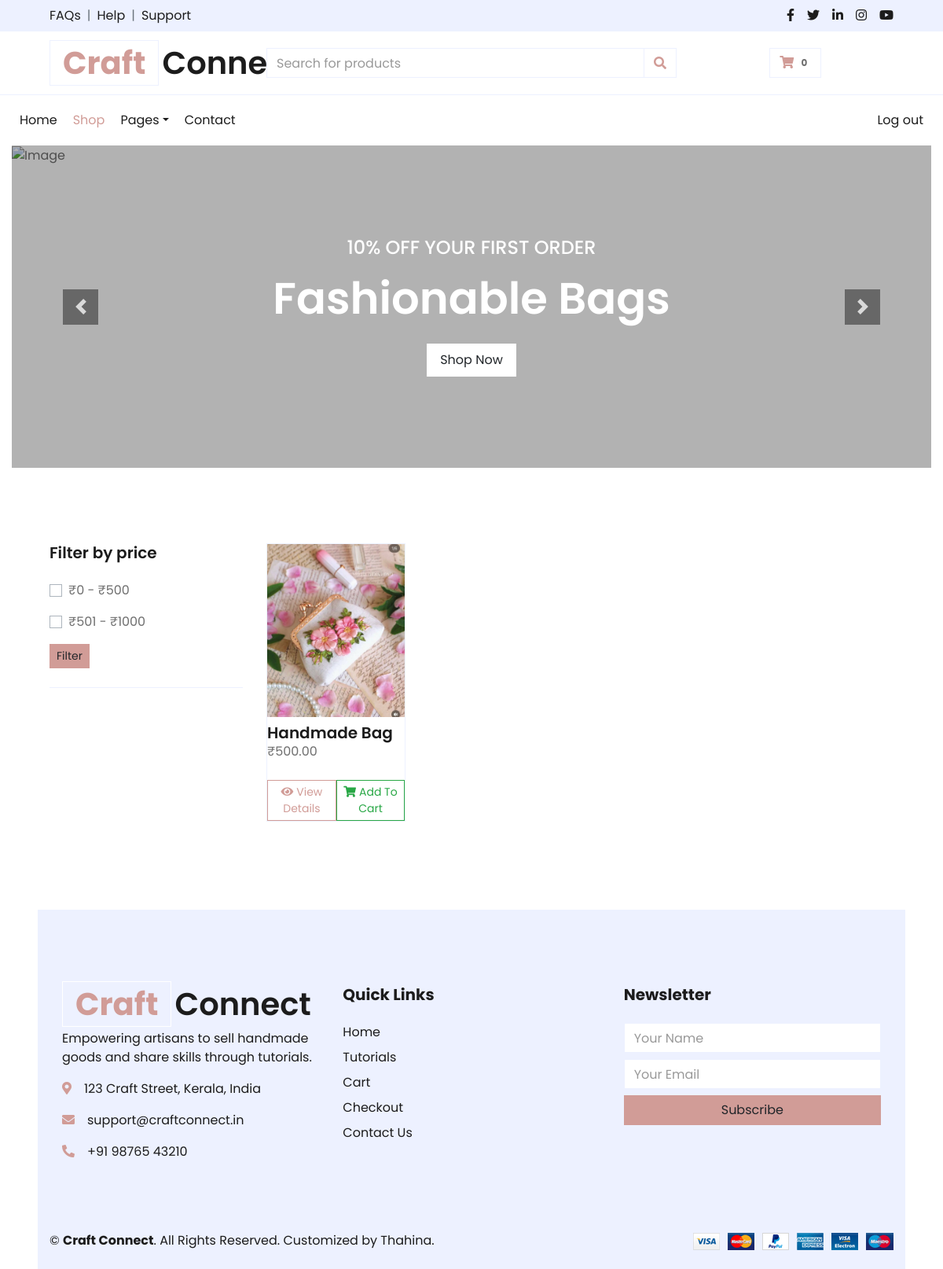
Screenshot of /home/bags.php with the database file from the repository.
### tables this page shows
CREATE TABLE `products` (
  `id` int(11) NOT NULL,
  `seller_id` int(11) NOT NULL,
  `name` varchar(100) NOT NULL,
  `description` text DEFAULT NULL,
  `category` varchar(50) NOT NULL,
  `price` decimal(10,2) NOT NULL,
  `stock` int(11) NOT NULL,
  `image_url` varchar(255) DEFAULT NULL,
  `created_at` datetime DEFAULT current_timestamp()
);

### home/bags.php (the view, shortened to what this page needs)
<?php
$conn = new mysqli("localhost", "root", "", "craftconnect");
$category = 'Bags';
$product_sql = "SELECT id, name, image_url, price FROM products WHERE category = ?";
$product_sql .= " ORDER BY created_at DESC";
$stmt = $conn->prepare($product_sql);
$stmt->bind_param("s", $category);
$stmt->execute();
$result = $stmt->get_result();
$products = $result->fetch_all(MYSQLI_ASSOC);
?>
<!DOCTYPE html>
<html lang="en">
<head>
    <link href="https://cdnjs.cloudflare.com/ajax/libs/font-awesome/5.10.0/css/all.min.css" rel="stylesheet">
    <link href="lib/owlcarousel/assets/owl.carousel.min.css" rel="stylesheet">
    <link href="css/style.css" rel="stylesheet">
</head>
<body>
    <div class="container-fluid">
        <div class="row bg-secondary py-2 px-xl-5">
            <div class="col-lg-6 d-none d-lg-block">
                <div class="d-inline-flex align-items-center">
                    <a class="text-dark" href="">FAQs</a>
                    <span class="text-muted px-2">|</span>
                    <a class="text-dark" href="">Help</a>
                    <span class="text-muted px-2">|</span>
                    <a class="text-dark" href="">Support</a>
                </div>
            </div>
            <div class="col-lg-6 text-center text-lg-right">
                <div class="d-inline-flex align-items-center">
                    <a class="text-dark px-2" href="">
                        <i class="fab fa-facebook-f"></i>
                    </a>
                    <a class="text-dark px-2" href="">
                        <i class="fab fa-twitter"></i>
                    </a>
                    <a class="text-dark px-2" href="">
                        <i class="fab fa-linkedin-in"></i>
                    </a>
                    <a class="text-dark px-2" href="">
                        <i class="fab fa-instagram"></i>
                    </a>
                    <a class="text-dark pl-2" href="">
                        <i class="fab fa-youtube"></i>
                    </a>
                </div>
            </div>
        </div>
        <div class="row align-items-center py-3 px-xl-5">
            <div class="col-lg-3 d-none d-lg-block">
                <a href="" class="text-decoration-none">
                    <h1 class="m-0 display-5 font-weight-semi-bold"><span class="text-primary font-weight-bold border px-3 mr-1">Craft</span>Connect</h1>
                </a>
            </div>
            <div class="col-lg-6 col-6 text-left -ml-4">
                <form action="">
                    <div class="input-group">
                        <input type="text" class="form-control" placeholder="Search for products">
                        <div class="input-group-append">
                            <span class="input-group-text bg-transparent text-primary">
                                <i class="fa fa-search"></i>
                            </span>
                        </div>
                    </div>
                </form>
            </div>
            <div class="col-md-2 col-2 text-right">
                <a href="" class="btn border">
                    <i class="fas fa-shopping-cart text-primary"></i>
                    <span class="badge">0</span>
                </a>
            </div>
        </div>
    </div>
    <div class="container-fluid mb-5">
        <div class="row border-top px-xl-80">
            <div class="col-lg-12">
              <nav class="navbar navbar-expand-lg bg-light navbar-light py-3 py-lg-0 px-0">
    <div class="collapse navbar-collapse justify-content-between" id="navbarCollapse">
        <div class="navbar-nav mr-auto py-0">
             <a href="index.php" class="nav-item nav-link ">Home</a>
            <a href="shop.php" class="nav-item nav-link active">Shop</a>
              <div class="nav-item dropdown">
                <a href="#" class="nav-link dropdown-toggle" data-toggle="dropdown">Pages</a>
            </div>
            <a href="contact.php" class="nav-item nav-link">Contact</a>
        </div>
        <div class="navbar-nav ml-auto py-0">
 <a href="logout.php" class="nav-item nav-link">Log out</a>
        </div>
    </div>
</nav>
                <div id="header-carousel" class="carousel slide" data-ride="carousel">
    <div class="carousel-inner">
        <div class="carousel-item active" style="height: 410px;">
            <img class="img-fluid" src="img/bag9.jpg" alt="Image" style="height: 100%; width: 100%; object-fit: cover;">
            <div class="carousel-caption d-flex flex-column align-items-center justify-content-center">
                <div class="p-3" style="max-width: 700px;">
                    <h4 class="text-light text-uppercase font-weight-medium mb-3">10% Off Your First Order</h4>
                    <h3 class="display-4 text-white font-weight-semi-bold mb-4">Fashionable Bags</h3>
                    <a href="shop.php" class="btn btn-light py-2 px-3">Shop Now</a>
                </div>
            </div>
        </div>
    </div>
    <a class="carousel-control-prev" href="#header-carousel" data-slide="prev">
        <div class="btn btn-dark" style="width: 45px; height: 45px;">
            <span class="carousel-control-prev-icon mb-n2"></span>
        </div>
    </a>
    <a class="carousel-control-next" href="#header-carousel" data-slide="next">
        <div class="btn btn-dark" style="width: 45px; height: 45px;">
            <span class="carousel-control-next-icon mb-n2"></span>
        </div>
    </a>
         </div>
         </div>
        </div>
    </div>
    <div class="container-fluid pt-5">
        <div class="row px-xl-5">
            <div class="col-lg-3 col-md-12">
                <div class="border-bottom mb-4 pb-4">
                    <h5 class="font-weight-semi-bold mb-4">Filter by price</h5>
                    <form method="GET">
                        <div class="custom-control custom-checkbox d-flex align-items-center justify-content-between mb-3">
                            <label class="custom-control-label" for="price1">₹0 - ₹500</label>
                        </div>
                        <div class="custom-control custom-checkbox d-flex align-items-center justify-content-between mb-3">
                            <label class="custom-control-label" for="price2">₹501 - ₹1000</label>
                        </div>
                        <button type="submit" class="btn btn-primary btn-sm">Filter</button>
                    </form>
                </div>
            </div>
<div class="col-lg-9 col-md-12">
    <div class="row pb-3">
        <?php if (!empty($products)): ?>
            <?php foreach ($products as $product): ?>
                 <div class="col-lg-3 col-md-6 mb-4">
                <div class="cat-item d-flex flex-column border mb-4">
                    <div class="cat-img position-relative overflow-hidden">
                        <?php
                        $img = !empty($product['image_url']) ? 'img/' . basename($product['image_url']) : 'img/no-image.png';
                        ?>
                        <img src="<?php echo $img; ?>"
                             alt="<?php echo htmlspecialchars($product['name']); ?>"
                             class="product-img img-fluid"
                             style="height: 220px; object-fit: cover; width: 100%;">
                    </div>
                    <h5 class="font-weight-semi-bold m-0 mt-2"><?php echo htmlspecialchars($product['name']); ?></h5>
                    <p>₹<?php echo htmlspecialchars($product['price']); ?></p>
                    <div class="d-flex justify-content-between mt-2">
                        <a href="detail.php?id=<?php echo $product['id']; ?>" class="btn btn-sm btn-outline-primary">
                            <i class="fas fa-eye mr-1"></i>View Details
                        </a>
                        <a href="cart.php?id=<?php echo $product['id']; ?>&qty=1" class="btn btn-sm btn-outline-success">
                            <i class="fas fa-shopping-cart mr-1"></i>Add To Cart
                        </a>
                    </div>
                </div>
            </div>
            <?php endforeach; ?>
        <?php else: ?>
            <div class="col-12 text-center">No products found in this category.</div>
        <?php endif; ?>
    </div>
</div>
<div class="container-fluid bg-secondary text-dark mt-5 pt-5">
    <div class="row px-3 pt-5">
        <div class="col-lg-4 col-md-12 mb-5">
            <h1 class="display-5 font-weight-semi-bold"><span class="text-primary font-weight-bold border border-white px-3 mr-1">Craft</span>Connect</h1>
            <p>Empowering artisans to sell handmade goods and share skills through tutorials.</p>
            <p><i class="fa fa-map-marker-alt text-primary mr-3"></i>123 Craft Street, Kerala, India</p>
            <p><i class="fa fa-envelope text-primary mr-3"></i>support@craftconnect.in</p>
            <p><i class="fa fa-phone-alt text-primary mr-3"></i>+91 98765 43210</p>
        </div>
        <div class="col-lg-4 col-md-6 mb-5">
            <h5 class="font-weight-bold mb-4">Quick Links</h5>
            <a class="text-dark mb-2 d-block" href="index.php">Home</a>
            <a class="text-dark mb-2 d-block" href="tutorials.php">Tutorials</a>
            <a class="text-dark mb-2 d-block" href="cart.php">Cart</a>
            <a class="text-dark mb-2 d-block" href="checkout.php">Checkout</a>
            <a class="text-dark d-block" href="contact.php">Contact Us</a>
        </div>
        <div class="col-lg-4 col-md-6 mb-5">
            <h5 class="font-weight-bold mb-4">Newsletter</h5>
            <form>
                <input type="text" class="form-control mb-2" placeholder="Your Name" required>
                <input type="email" class="form-control mb-2" placeholder="Your Email" required>
                <button class="btn btn-primary btn-block" type="submit">Subscribe</button>
            </form>
        </div>
    </div>
    <div class="row border-top py-4">
        <div class="col-md-6 text-center text-md-left">
            &copy; <strong>Craft Connect</strong>. All Rights Reserved. Customized by Thahina.
        </div>
        <div class="col-md-6 text-center text-md-right">
            <img class="img-fluid" src="img/payments.png" alt="Payment Methods">
        </div>
    </div>
</div>
</body>
</html>

### rows the page displays
products: image_url (picture), name "Handmade Bag", price "500.00"
